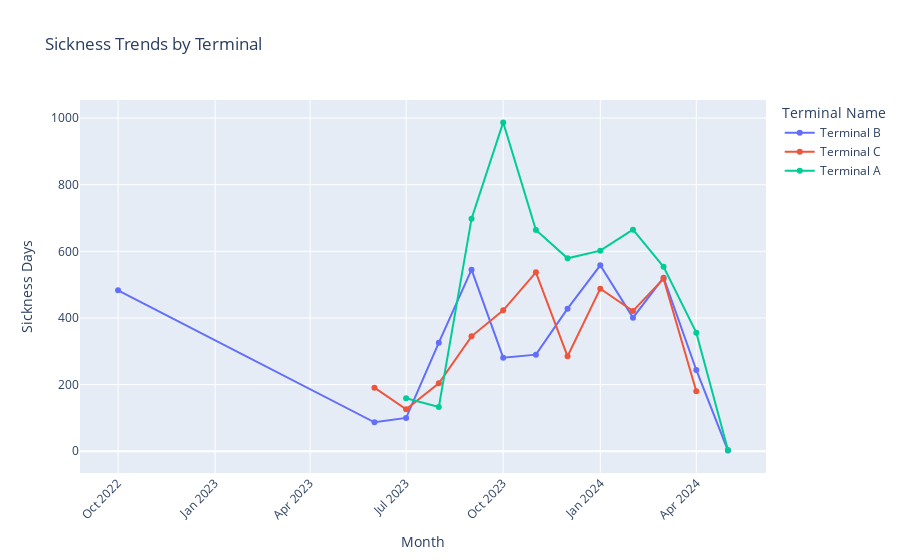

The code cell stored with this chart in its notebook:
### Code cell
#Interactive visualization of sickness trends by terminal
fig = px.line(sickness_terminal, x="Month", y="quantityInDays", color="Terminal Name",
              markers=True, title="Sickness Trends by Terminal",
              labels={"quantityInDays": "Sickness Days", "Month": "Month"})
fig.update_layout(xaxis_tickangle=-45, hovermode="x unified")
fig.show()

### Figure 1 — Plotly figure (JSON) as saved in the notebook; plotly's stock layout.template omitted (floating-point values rounded to 4 significant figures)
{"data": [{"hovertemplate": "Terminal Name=Terminal B<br>Month=%{x}<br>Sickness Days=%{y}<extra></extra>", "legendgroup": "Terminal B", "line": {"color": "#636efa", "dash": "solid"}, "marker": {"symbol": "circle"}, "mode": "lines+markers", "name": "Terminal B", "orientation": "v", "showlegend": true, "type": "scatter", "x": ["2022-10", "2023-06", "2023-07", "2023-08", "2023-09", "2023-10", "2023-11", "2023-12", "2024-01", "2024-02", "2024-03", "2024-04", "2024-05"], "xaxis": "x", "y": [483, 87, 100, 326, 545, 281, 290, 428, 558, 401, 521, 244, 2], "yaxis": "y"}, {"hovertemplate": "Terminal Name=Terminal C<br>Month=%{x}<br>Sickness Days=%{y}<extra></extra>", "legendgroup": "Terminal C", "line": {"color": "#EF553B", "dash": "solid"}, "marker": {"symbol": "circle"}, "mode": "lines+markers", "name": "Terminal C", "orientation": "v", "showlegend": true, "type": "scatter", "x": ["2023-06", "2023-07", "2023-08", "2023-09", "2023-10", "2023-11", "2023-12", "2024-01", "2024-02", "2024-03", "2024-04"], "xaxis": "x", "y": [191, 126, 204, 345, 423, 537, 285, 488, 421, 518, 180], "yaxis": "y"}, {"hovertemplate": "Terminal Name=Terminal A<br>Month=%{x}<br>Sickness Days=%{y}<extra></extra>", "legendgroup": "Terminal A", "line": {"color": "#00cc96", "dash": "solid"}, "marker": {"symbol": "circle"}, "mode": "lines+markers", "name": "Terminal A", "orientation": "v", "showlegend": true, "type": "scatter", "x": ["2023-07", "2023-08", "2023-09", "2023-10", "2023-11", "2023-12", "2024-01", "2024-02", "2024-03", "2024-04", "2024-05"], "xaxis": "x", "y": [159, 133, 698, 987, 664, 579, 602, 665, 553.5, 356, 4], "yaxis": "y"}], "layout": {"autosize": true, "hovermode": "x unified", "legend": {"title": {"text": "Terminal Name"}, "tracegroupgap": 0}, "title": {"text": "Sickness Trends by Terminal"}, "xaxis": {"anchor": "y", "autorange": true, "domain": [0, 1], "range": ["2022-08-26 21:08:47.3885", "2024-06-05 02:51:12.6115"], "tickangle": -45, "title": {"text": "Month"}, "type": "date"}, "yaxis": {"anchor": "x", "autorange": true, "domain": [0, 1], "range": [-80.76, 1070.0], "title": {"text": "Sickness Days"}, "type": "linear"}}}
